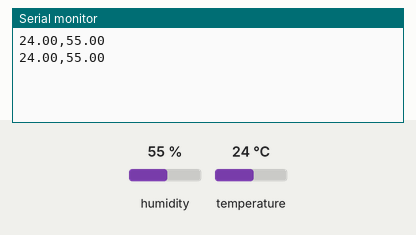
Recording of a sketch running on a simulated Arduino Uno, built with avr-gcc and run on an emulated ATmega328P. On the bench: the last lines printed to the serial monitor. Inputs (shaded band) come from the test bench; at power-on: humidity 55 %, temperature 24 °C.

Above: at 2.9 s.
3.0 s: humidity set to 22 %
At 4.9 s:
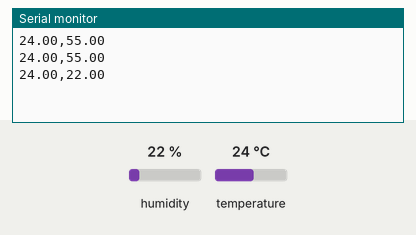
5.8 s: temperature set to 12 °C
At 7.0 s:
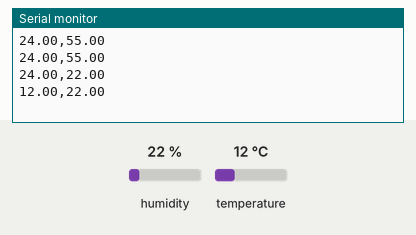
8.6 s: humidity set to 40 %
At 11.2 s:
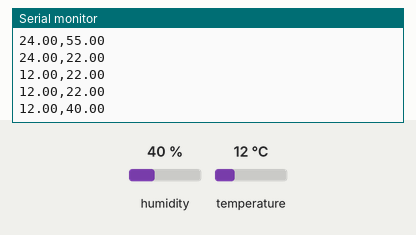
Timing chart, 0 to 12.7 s (numbered marks = the images above; inputs shaded):
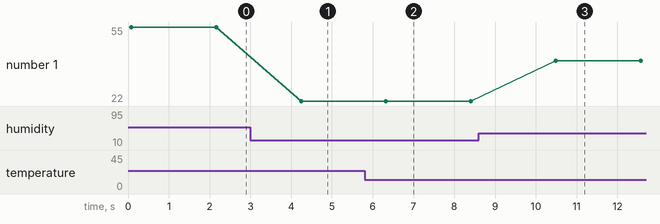

The sketch:

rH_T.ino
```cpp
#include <Wire.h>
#include <Adafruit_AHTX0.h>

// declare objects
Adafruit_AHTX0 aht;

void setup() {
  // Initialize serial communication at 9600 baud
  Serial.begin(9600);

  // initialize AHT20 sensor
  if (!aht.begin()) {
      Serial.println("Could not find AHT20");
      Serial.flush();
      while (1);
    }
}

void loop() {
  sensors_event_t humidity, temp;
  aht.getEvent(&humidity, &temp);
  Serial.print(temp.temperature);
  Serial.print(",");
  Serial.println(humidity.relative_humidity);

  // delay 2 seconds
  delay(2000);
}
  
```

Measured:
- after the input at 3.0 s, the serial monitor: prints a new line after 1.2 s (image 1)
- after the input at 5.8 s, the serial monitor: prints a new line after 0.52 s (image 2)
- after the input at 8.6 s, the serial monitor: prints a new line after 1.9 s (image 3)
- plotted number 1: 55 → 22 after the input at 3.0 s, 22 → 40 after the input at 8.6 s
